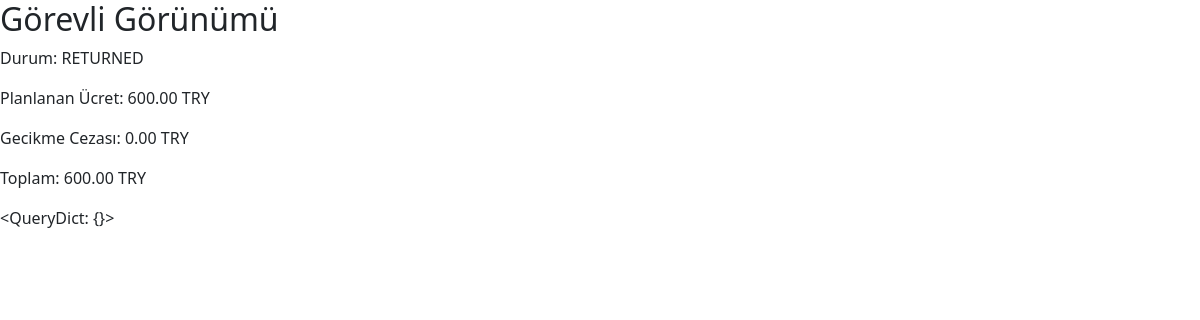
Before: /staff/booking/1/ (signed in) with the older database file.
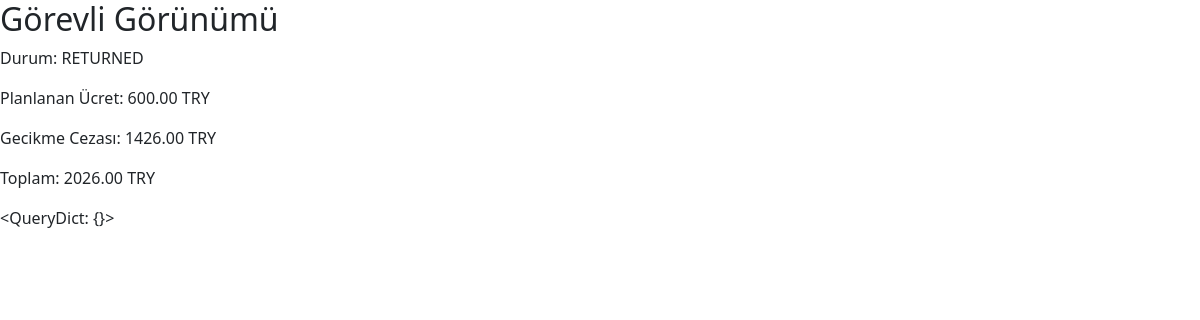
After: the same page with the newer database file.
### apps/core/models.py (models this page shows, shortened)
class Booking(models.Model):
    class Status(models.TextChoices):
        PENDING = "PENDING", "Pending"
        CONFIRMED = "CONFIRMED", "Confirmed"
        ACTIVE = "ACTIVE", "Active"
        RETURNED = "RETURNED", "Returned"
        CANCELED = "CANCELED", "Canceled"
    user = models.ForeignKey(settings.AUTH_USER_MODEL, on_delete=models.PROTECT, related_name="bookings")
    station = models.ForeignKey(Station, on_delete=models.PROTECT, related_name="bookings")
    bike = models.ForeignKey(Bike, on_delete=models.PROTECT, related_name="bookings", null=True, blank=True)
    pricing = models.ForeignKey(PricingPlan, on_delete=models.PROTECT)
    start_at = models.DateTimeField()
    end_at = models.DateTimeField()
    actual_return_at_user = models.DateTimeField(null=True, blank=True)
    actual_return_at = models.DateTimeField(null=True, blank=True)
    status = models.CharField(max_length=20, choices=Status.choices, default=Status.PENDING)
    planned_price = models.DecimalField(max_digits=10, decimal_places=2, default=0)
    penalty_amount = models.DecimalField(max_digits=10, decimal_places=2, default=0)
    total_price = models.DecimalField(max_digits=10, decimal_places=2, default=0)
    created_at = models.DateTimeField(auto_now_add=True)

class PricingPlan(models.Model):
    name = models.CharField(max_length=80, default="Default")
    currency = models.CharField(max_length=8, default="TRY")
    base_rate_per_min = models.DecimalField(max_digits=8, decimal_places=2)       # planlanan süre
    overtime_rate_per_min = models.DecimalField(max_digits=8, decimal_places=2)   # gecikme

### apps/core/views.py (the view)
# urls.py: path("staff/booking/<int:booking_id>/", views.staff_booking_view, name="staff_booking_view"),
@user_passes_test(is_staff)
def staff_booking_view(request, booking_id):
    booking = get_object_or_404(Booking, id=booking_id)
    return render(request, "core/staff_booking_view.html", {"booking": booking})

### apps/core/views.py (called while the page is built)
def is_staff(user):
    return user.is_staff

### apps/core/templates/core/staff_booking_view.html (shortened to what this page needs)
<h2>Görevli Görünümü</h2>
<p>Durum: {{ booking.status }}</p>
<p>Planlanan Ücret: {{ booking.planned_price }} {{ booking.pricing.currency }}</p>
<p>Gecikme Cezası: {{ booking.penalty_amount }} {{ booking.pricing.currency }}</p>
<p>Toplam: {{ booking.total_price }} {{ booking.pricing.currency }}</p>
<p>{{ request.GET }}</p>
<div aria-live="polite" aria-atomic="true"
     class="position-fixed top-0 end-0 p-3"
     style="z-index: 1060;">
</div>
<link href="https://cdn.jsdelivr.net/npm/bootstrap@5.3.3/dist/css/bootstrap.min.css" rel="stylesheet">

Changed rows visible on the page:
changed Booking "RETURNED": penalty_amount "0.00" → "1426.00"; total_price "600.00" → "2026.00"
